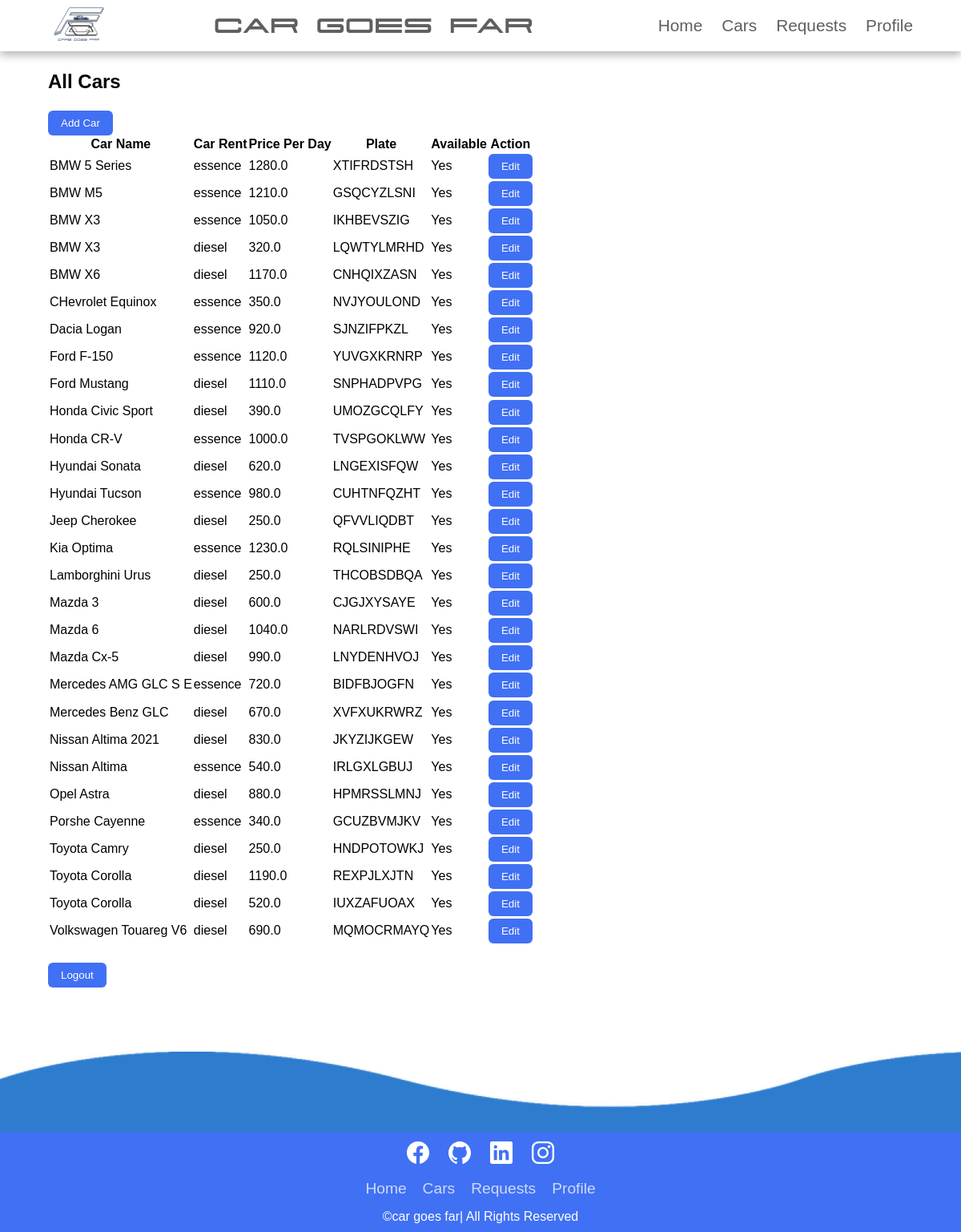
Page /manager/ (signed in) on the committed database.
### carsite/models.py (models this page shows, shortened)
class Car(models.Model):
    carname = models.CharField(max_length=255)
    carburent = models.CharField(max_length=63)
    price_per_day = models.FloatField(default=0)
    plate = models.CharField( max_length=63,unique=True)
    image = models.ImageField(upload_to="media/photos/",default="media/photos/default.png")
    image_2 = models.ImageField(upload_to="media/photos/",blank=True)
    image_3 = models.ImageField(upload_to="media/photos/",blank=True)
    image_4 = models.ImageField(upload_to="media/photos/",blank=True)
    image_5 = models.ImageField(upload_to="media/photos/",blank=True)
    info = models.TextField()
    occupied = models.BooleanField()
    id = models.UUIDField( primary_key = True, unique=True,
         default = uuid.uuid4,  editable = False)
    created_at = models.DateTimeField(auto_now_add=True)
    updated_at = models.DateTimeField(auto_now=True)

### carsite/views.py (the view)
# urls.py: path('manager/', views.manager_page, name='manager_page'),
def manager_page(request):
    if request.user.is_staff or request.user.is_superuser:
        if request.method == 'POST':
            logout(request)
            return redirect('homepage')
        cars = Car.objects.all()
        return render(request, 'manager_page.html', {'cars': cars})
    return redirect('mylogin')

### carsite/templates/manager_page.html (shortened to what this page needs)
{% extends 'base.html' %}
{% block content %}
<div class="container">
  <h2>All Cars</h2><a href="{%url 'add_car'%}" ><button type="submit" class="btn">Add Car</button></a>
  <table class="table">
    <thead>
      <tr>
        <th>Car Name</th>
        <th>Car Rent</th>
        <th>Price Per Day</th>
        <th>Plate</th>
        <th>Available</th>
        <th>Action</th>
      </tr>
    </thead>
    <tbody>
      {% for car in cars %}
      <tr>
        <td>{{ car.carname }}</td>
        <td>{{ car.carburent }}</td>
        <td>{{ car.price_per_day }}</td>
        <td>{{ car.plate }}</td>
        <td>{% if not car.occupied %} Yes {%else%} No {%endif%} </td>
        <td>
          <form method="POST" action="{%url 'edit_car' car_id=car.id%}" >
            <button type="submit"  class="btn">Edit</button>
          </form>
        </td>
      </tr>
      {% endfor %}
    </tbody>
  </table>
  <form  method="POST">
    <button class="btn" type="submit">Logout</button></form>
</div>
{% endblock %}

### static/css/Base_style.css (style rules this page uses)
* { padding: 0; margin: 0; }
html { height: 100vh; }
body { display: flex; flex-direction: column; font-family: 'Lucida Sans', 'Lucida Sans Regular', 'Lucida Grande', 'Lucida Sans Unicode', Geneva, Verdana, sans-serif; }
a { text-decoration: none; }

### static/css/Nav-style.css (style rules this page uses)
*, *::after, *::before { box-sizing: border-box; padding: 0; margin: 0; }
.container { max-width: 1200px; width: 90%; margin: auto; }

### static/css/car-style.css (style rules this page uses)
.btn { margin-top: 2%; background-color: #4070F4; border: 0px; border-radius: 6px; padding: 8px 16px; text-align: center; color: #fff; }

### rows in the picture
Car: carname "BMW 5 Series", carburent "essence", price_per_day "1280.0", plate "XTIFRDSTSH", occupied "Yes"
Car: carname "BMW M5", carburent "essence", price_per_day "1210.0", plate "GSQCYZLSNI", occupied "Yes"
Car: carname "BMW X3", carburent "essence", price_per_day "1050.0", plate "IKHBEVSZIG", occupied "Yes"
Car: carname "BMW X3", carburent "diesel", price_per_day "320.0", plate "LQWTYLMRHD", occupied "Yes"
Car: carname "BMW X6", carburent "diesel", price_per_day "1170.0", plate "CNHQIXZASN", occupied "Yes"
Car: carname "CHevrolet Equinox", carburent "essence", price_per_day "350.0", plate "NVJYOULOND", occupied "Yes"
Car: carname "Dacia Logan", carburent "essence", price_per_day "920.0", plate "SJNZIFPKZL", occupied "Yes"
Car: carname "Ford F-150", carburent "essence", price_per_day "1120.0", plate "YUVGXKRNRP", occupied "Yes"
Car: carname "Ford Mustang", carburent "diesel", price_per_day "1110.0", plate "SNPHADPVPG", occupied "Yes"
Car: carname "Honda Civic Sport", carburent "diesel", price_per_day "390.0", plate "UMOZGCQLFY", occupied "Yes"
Car: carname "Honda CR-V", carburent "essence", price_per_day "1000.0", plate "TVSPGOKLWW", occupied "Yes"
Car: carname "Hyundai Sonata", carburent "diesel", price_per_day "620.0", plate "LNGEXISFQW", occupied "Yes"
Car: carname "Hyundai Tucson", carburent "essence", price_per_day "980.0", plate "CUHTNFQZHT", occupied "Yes"
Car: carname "Jeep Cherokee", carburent "diesel", price_per_day "250.0", plate "QFVVLIQDBT", occupied "Yes"
Car: carname "Kia Optima", carburent "essence", price_per_day "1230.0", plate "RQLSINIPHE", occupied "Yes"
Car: carname "Lamborghini Urus", carburent "diesel", price_per_day "250.0", plate "THCOBSDBQA", occupied "Yes"
Car: carname "Mazda 3", carburent "diesel", price_per_day "600.0", plate "CJGJXYSAYE", occupied "Yes"
Car: carname "Mazda 6", carburent "diesel", price_per_day "1040.0", plate "NARLRDVSWI", occupied "Yes"
Car: carname "Mazda Cx-5", carburent "diesel", price_per_day "990.0", plate "LNYDENHVOJ", occupied "Yes"
Car: carname "Mercedes AMG GLC S E", carburent "essence", price_per_day "720.0", plate "BIDFBJOGFN", occupied "Yes"
Car: carname "Mercedes Benz GLC", carburent "diesel", price_per_day "670.0", plate "XVFXUKRWRZ", occupied "Yes"
Car: carname "Nissan Altima 2021", carburent "diesel", price_per_day "830.0", plate "JKYZIJKGEW", occupied "Yes"
Car: carname "Nissan Altima", carburent "essence", price_per_day "540.0", plate "IRLGXLGBUJ", occupied "Yes"
Car: carname "Opel Astra", carburent "diesel", price_per_day "880.0", plate "HPMRSSLMNJ", occupied "Yes"
Car: carname "Porshe Cayenne", carburent "essence", price_per_day "340.0", plate "GCUZBVMJKV", occupied "Yes"
Car: carname "Toyota Camry", carburent "diesel", price_per_day "250.0", plate "HNDPOTOWKJ", occupied "Yes"
Car: carname "Toyota Corolla", carburent "diesel", price_per_day "1190.0", plate "REXPJLXJTN", occupied "Yes"
Car: carname "Toyota Corolla", carburent "diesel", price_per_day "520.0", plate "IUXZAFUOAX", occupied "Yes"
Car: carname "Volkswagen Touareg V6", carburent "diesel", price_per_day "690.0", plate "MQMOCRMAYQ", occupied "Yes"
